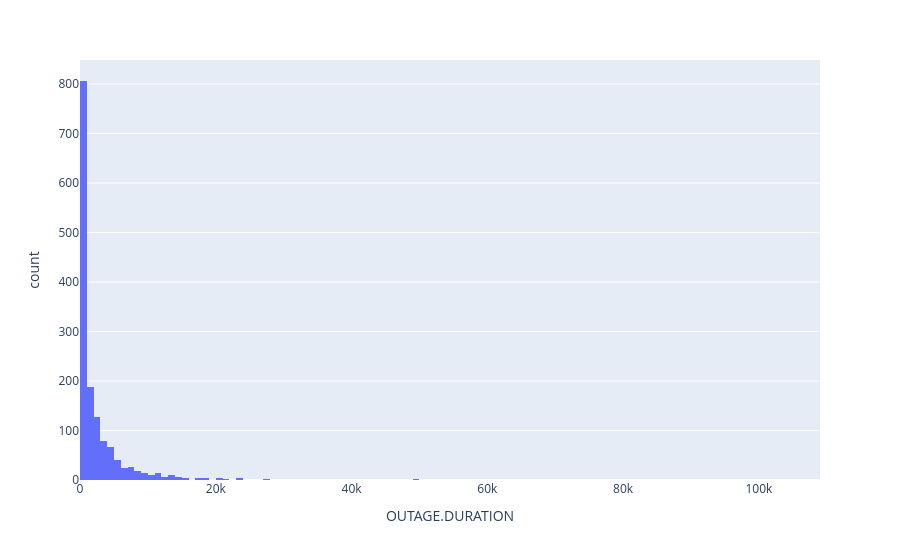

The notebook cell saved with this chart:
### Code cell
px.histogram(outage, x='OUTAGE.DURATION')

### Figure 1 — Plotly figure (JSON) as saved in the notebook; plotly's stock layout.template omitted (floating-point values rounded to 4 significant figures; data arrays with more than 128 entries replaced by an {"elided": "..."} marker saying what was removed)
{"data": [{"alignmentgroup": "True", "bingroup": "x", "hovertemplate": "OUTAGE.DURATION=%{x}<br>count=%{y}<extra></extra>", "legendgroup": "", "marker": {"color": "#636efa", "pattern": {"shape": ""}}, "name": "", "offsetgroup": "", "orientation": "v", "showlegend": false, "type": "histogram", "x": {"elided": "1476 int values"}, "xaxis": "x", "yaxis": "y"}], "layout": {"barmode": "relative", "legend": {"tracegroupgap": 0}, "margin": {"t": 60}, "xaxis": {"anchor": "y", "domain": [0, 1], "title": {"text": "OUTAGE.DURATION"}}, "yaxis": {"anchor": "x", "domain": [0, 1], "title": {"text": "count"}}}}
